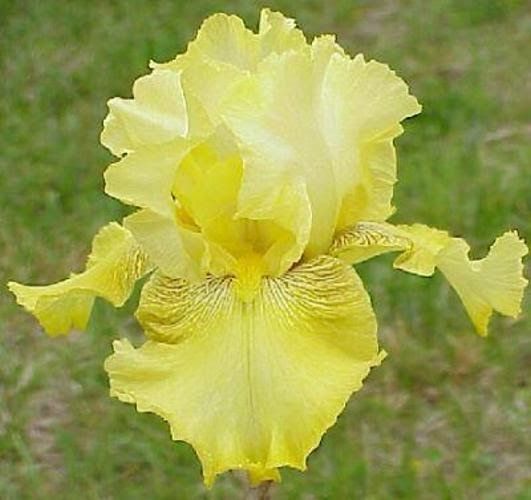
#> input picture Python Codes & Projects/Pattern Recognition/TP6/F1.jpg, 531 x 500 px
$ python TP6.py
#> lines starting #> are read from the running program, lines starting #| are printed output that depends on the picture
# -*- coding: utf-8 -*-
"""
Created on Sun Nov 13 15:11:20 2022

@author: Mohamed Aziz Karoui
"""

import cv2
import numpy as np


img = cv2.imread("F1.jpg")
#> img is the input picture: shape (500, 531, 3); mean B, G, R 73.9, 161.1, 154.8


""" 1 """

hsv = cv2.cvtColor(img,cv2.COLOR_BGR2HSV)
#> hsv: shape (500, 531, 3); mean H, S, V 32.8, 140.6, 162.9
cv2.imshow('HSV',hsv)

cv2.waitKey(0)

rvb = cv2.cvtColor(img,cv2.COLOR_BGR2RGB)
cv2.imshow('RVB',rvb)

cv2.waitKey(0)

luv = cv2.cvtColor(img,cv2.COLOR_BGR2Luv)
#> luv: shape (500, 531, 3); mean of channels 0, 1, 2 162.3, 96.4, 187.2
cv2.imshow('Luv',luv)

cv2.waitKey(0)

lab = cv2.cvtColor(img,cv2.COLOR_BGR2Lab)
#> lab: shape (500, 531, 3); mean of channels 0, 1, 2 162.9, 113.5, 171
cv2.imshow('Lab',lab)


cv2.waitKey(0)

""" 2 """


def create_bar(height, width, color):
    bar = np.zeros((height, width, 3), np.uint8)
    bar[:] = color
    red, green, blue = int(color[2]), int(color[1]), int(color[0])
    return bar, (red, green, blue)

img = cv2.imread('F1.jpg')
height, width, _ = np.shape(img)
#> height = 500; width = 531
# print(height, width)

data = np.reshape(img, (height * width, 3))
data = np.float32(data)

number_clusters = 5
criteria = (cv2.TERM_CRITERIA_EPS + cv2.TERM_CRITERIA_MAX_ITER, 10, 1.0)
flags = cv2.KMEANS_RANDOM_CENTERS
compactness, labels, centers = cv2.kmeans(data, number_clusters, None, criteria, 10, flags)
#> compactness = 116279904.9; centers = [[39.01, 185.9, 193], [92.57, 206.1, 206.5], [45.45, 119.6, 102.4], [135.8, 221, 219.7], [76.77, 133, 127.3]]
# print(centers)

font = cv2.FONT_HERSHEY_SIMPLEX
bars = []
rgb_values = []

for index, row in enumerate(centers):
    bar, rgb = create_bar(200, 200, row)
    bars.append(bar)
    rgb_values.append(rgb)
#> this loop made 5 passes
#> (row, red in create_bar, green in create_bar, blue in create_bar) on passes 1 to 5: ([39.01, 185.9, 193], 193, 185, 39), ([92.57, 206.1, 206.5], 206, 206, 92), ([45.45, 119.6, 102.4], 102, 119, 45), ([135.8, 221, 219.7], 219, 220, 135), ([76.77, 133, 127.3], 127, 132, 76)
#> pass 1, `bar, rgb = create_bar(200, 200, row)`:
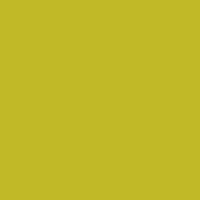
#> bar: shape (200, 200, 3); mean of channels 0, 1, 2 39, 185, 193; drawn as B, G, R
#> after the loop, bars = 5 items; rgb_values = [(193, 185, 39), (206, 206, 92), (102, 119, 45), (219, 220, 135), (127, 132, 76)]

img_bar = np.hstack(bars)

for index, row in enumerate(rgb_values):
    image = cv2.putText(img_bar, f'{index + 1}. RGB: {row}', (5 + 200 * index, 200 - 10),
                        font, 0.5, (255, 0, 0), 1, cv2.LINE_AA)
    print(f'{index + 1}. RGB{row}')
#> this loop made 5 passes
#| 1. RGB(193, 185, 39)
#| 2. RGB(206, 206, 92)
#| 3. RGB(102, 119, 45)
#| 4. RGB(219, 220, 135)
#| 5. RGB(127, 132, 76)
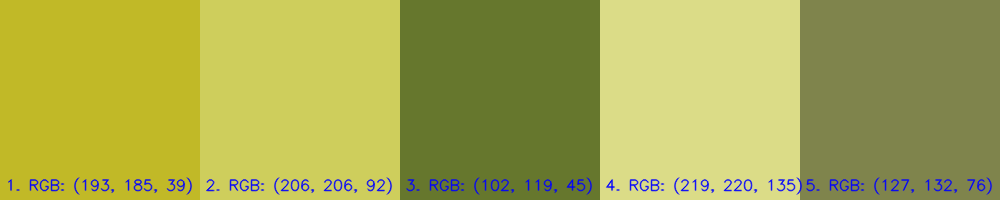
#> img_bar: shape (200, 1000, 3); mean of channels 0, 1, 2 79.5, 170.3, 167.3; drawn as B, G, R

cv2.imshow('Image', img)
cv2.imshow('Dominant colors', img_bar)
# cv2.imwrite('output/bar.jpg', img_bar)

cv2.waitKey(0)

img = cv2.imread('F2.jpg')
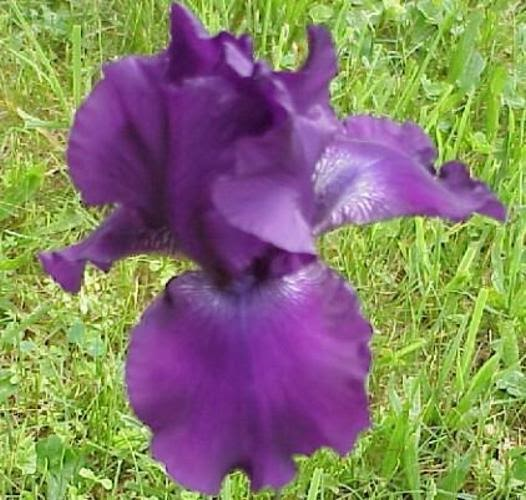
#> input picture Python Codes & Projects/Pattern Recognition/TP6/F2.jpg, 526 x 500 px
#> img is the input picture: shape (500, 526, 3); mean B, G, R 104.6, 126.7, 134.5
height, width, _ = np.shape(img)
#> width = 526
# print(height, width)

data = np.reshape(img, (height * width, 3))
data = np.float32(data)

number_clusters = 5
criteria = (cv2.TERM_CRITERIA_EPS + cv2.TERM_CRITERIA_MAX_ITER, 10, 1.0)
flags = cv2.KMEANS_RANDOM_CENTERS
compactness, labels, centers = cv2.kmeans(data, number_clusters, None, criteria, 10, flags)
#> compactness = 333979518.5; centers = [[132, 210.9, 187.7], [79.12, 175.3, 145.9], [106.8, 41.96, 94.56], [164.9, 86.79, 145.6], [37.72, 131, 103.1]]
# print(centers)

font = cv2.FONT_HERSHEY_SIMPLEX
bars = []
rgb_values = []

for index, row in enumerate(centers):
    bar, rgb = create_bar(200, 200, row)
    bars.append(bar)
    rgb_values.append(rgb)
#> this loop made 5 passes
#> (row, red in create_bar, green in create_bar, blue in create_bar) on passes 1 to 5: ([132, 210.9, 187.7], 187, 210, 131), ([79.12, 175.3, 145.9], 145, 175, 79), ([106.8, 41.96, 94.56], 94, 41, 106), ([164.9, 86.79, 145.6], 145, 86, 164), ([37.72, 131, 103.1], 103, 130, 37)
#> pass 1, `bar, rgb = create_bar(200, 200, row)`:
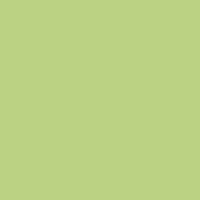
#> bar: shape (200, 200, 3); mean of channels 0, 1, 2 131, 210, 187; drawn as B, G, R
#> pass 3, `bar, rgb = create_bar(200, 200, row)`:
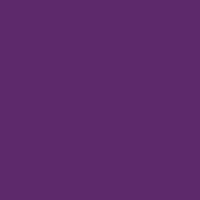
#> bar: shape (200, 200, 3); mean of channels 0, 1, 2 106, 41, 94; drawn as B, G, R
#> after the loop, rgb_values = [(187, 210, 131), (145, 175, 79), (94, 41, 106), (145, 86, 164), (103, 130, 37)]

img_bar = np.hstack(bars)

for index, row in enumerate(rgb_values):
    image = cv2.putText(img_bar, f'{index + 1}. RGB: {row}', (5 + 200 * index, 200 - 10),
                        font, 0.5, (255, 0, 0), 1, cv2.LINE_AA)
    print(f'{index + 1}. RGB{row}')
#> this loop made 5 passes
#| 1. RGB(187, 210, 131)
#| 2. RGB(145, 175, 79)
#| 3. RGB(94, 41, 106)
#| 4. RGB(145, 86, 164)
#| 5. RGB(103, 130, 37)
#> pass 3, `image = cv2.putText(img_bar, f'{index + 1}. RGB: {row}', (5 + 200 * in..`:
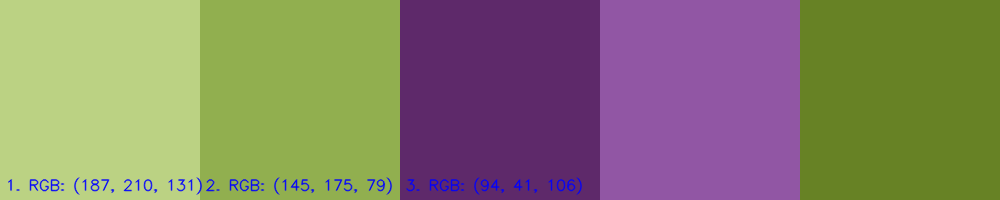
#> image: shape (200, 1000, 3); mean of channels 0, 1, 2 104.4, 127.4, 133.8; drawn as B, G, R
#> after the loop:
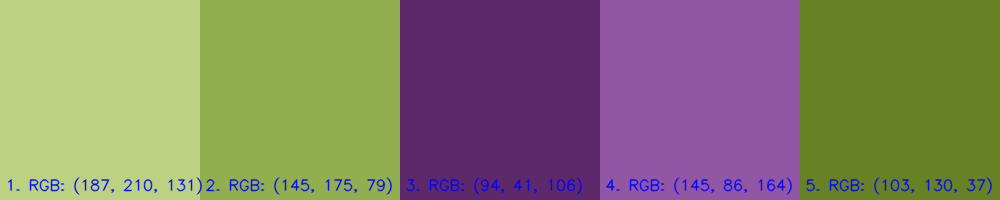
#> img_bar: shape (200, 1000, 3); mean of channels 0, 1, 2 105.1, 126.9, 133.2; drawn as B, G, R

cv2.imshow('Image', img)
cv2.imshow('Dominant colors', img_bar)
# cv2.imwrite('output/bar.jpg', img_bar)

cv2.waitKey(0)
